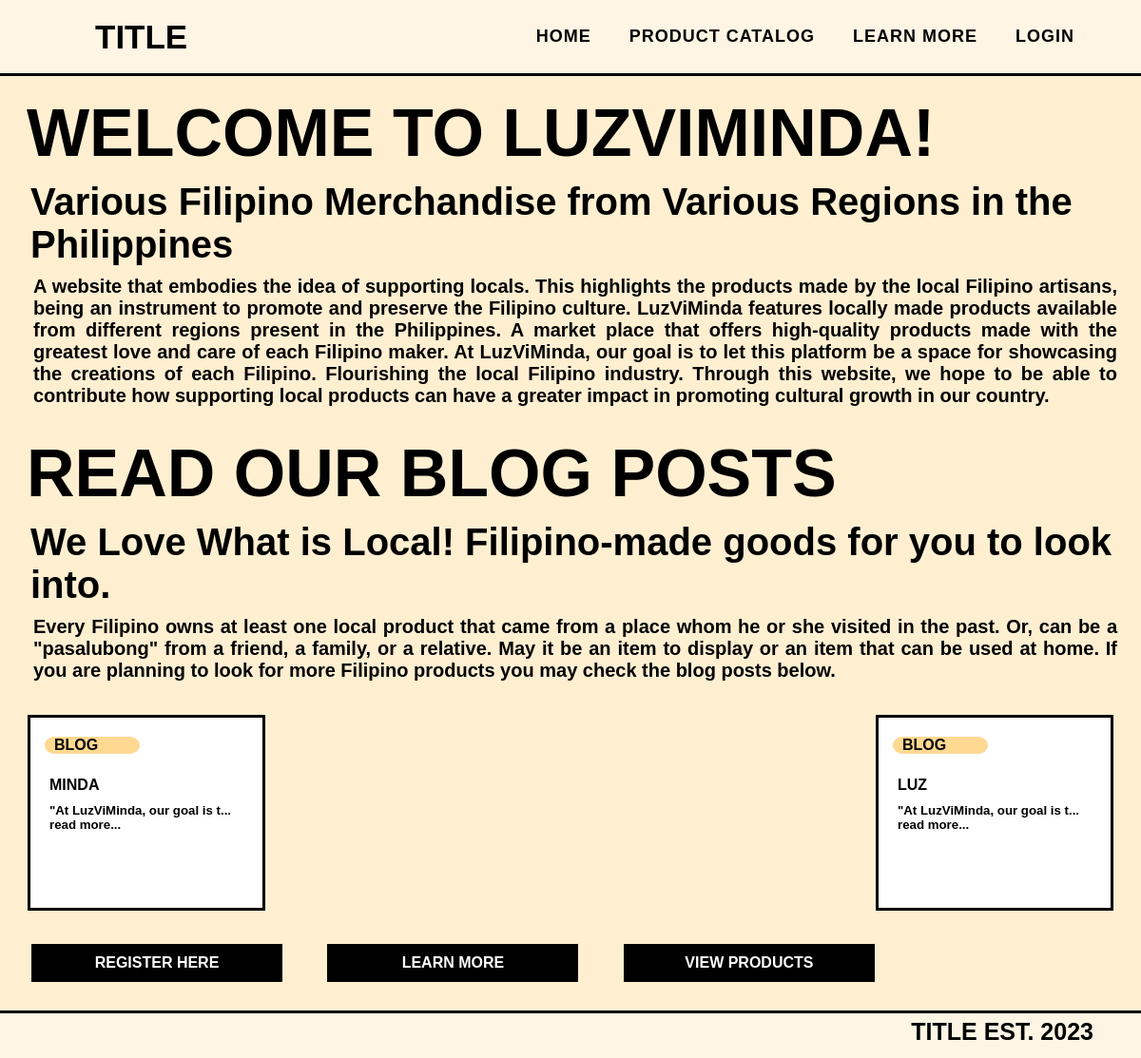
Before: / with the older database file.
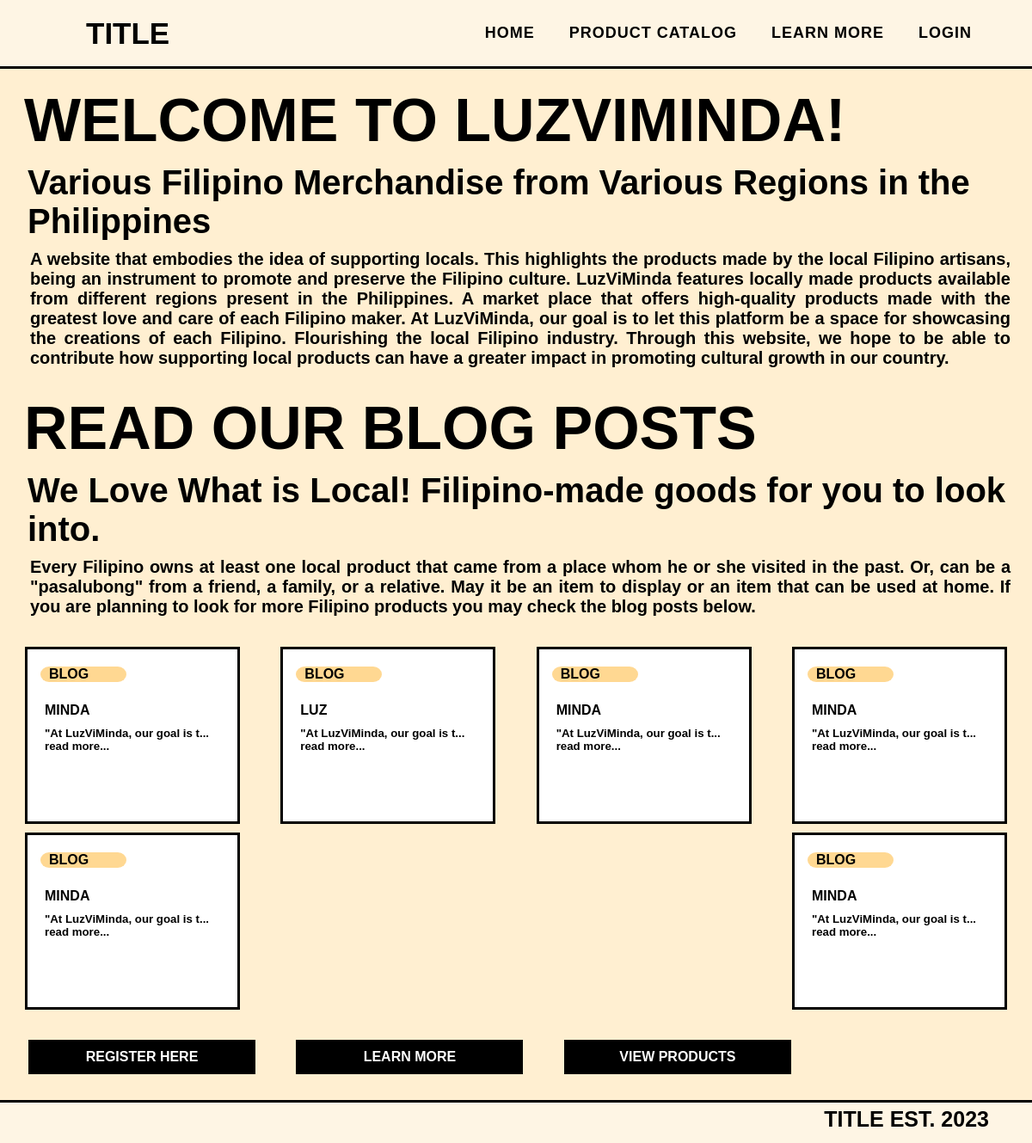
After: the same page with the newer database file.
### tables this page shows
CREATE TABLE `blog_post` (
  `post_id` int(30) NOT NULL,
  `user_id` int(30) NOT NULL,
  `title` varchar(255) NOT NULL,
  `content` varchar(1000) NOT NULL
);

### index.php (the view, shortened to what this page needs)
<?php
require_once 'config.php';
?>
<!DOCTYPE html>
<html lang="en">
<head>
    <link rel="stylesheet" href="styles/global.css">
    <link rel="stylesheet" href="styles/home.css">
    <link rel="stylesheet" href="styles/navbar.css">
    <link rel="stylesheet" href="styles/footer.css">
</head>
<body>
    <?php
    if (isset($_SESSION['loggedin'])) {
        require_once 'components/navbar-seller.php';
    }
        else{
        require_once 'components/navbar.php';
    }
    ?>
    <div>
    <div>
    <h1 class="welcome">WELCOME TO LUZVIMINDA!</h1>
    <h2 class="tagline">Various Filipino Merchandise from Various Regions in the Philippines</h2>
    <h3 class="content">A website that embodies the idea of supporting locals. This highlights the products made by the local Filipino artisans,
    being an instrument to promote and preserve the Filipino culture. LuzViMinda features locally made products available from different regions present in the Philippines.
    A market place that offers high-quality products made with the greatest love and care of each Filipino maker. At LuzViMinda, our goal is to let this platform be a space for showcasing the creations of each Filipino.
    Flourishing the local Filipino industry. Through this website, we hope to be able to contribute how supporting local products can have a greater impact in promoting cultural growth in our country.</h3>
    </div>
    <div>
    <h1 class="welcome">READ OUR BLOG POSTS</h1>
    <h2 class="tagline">We Love What is Local! Filipino-made goods for you to look into.</h2>
    <h3 class="content">Every Filipino owns at least one local product that came from a place whom he or she visited in the past. Or, can be a "pasalubong" from a friend, a family, or a relative.
    May it be an item to display or an item that can be used at home. If you are planning to look for more Filipino products you may check the blog posts below.</h3>
    </div>
    <div class="container">
        <div class="mid_container">
        <?php
        $sql = "SELECT* FROM blog_post";
        $result = mysqli_query($conn, $sql);
                    $resultCheck = mysqli_num_rows($result);
        $numberOfRows = 6;
        $rowCount = 0;
        if ($resultCheck > 0) {
            while (  $row = mysqli_fetch_assoc($result)) {
                if ($rowCount < $numberOfRows) {
        ?>
        <a href="blog_specific.php?id=<?php echo $row['post_id'] ?>" class="product-text sub-link">
            <div class="card">
                <div class="capsule">
                    <p class="capsule_caption"> BLOG</p>
                </div>
                <h4 class="head">
                <?php echo   $row['title'] ?>
                </h4>
                <h5 class="read_more">
                <?php
                $sentence=$row['content'];
                if(strlen($sentence) >= 30) {
                    echo substr($sentence,0,29)."...";
                } else {
                    echo $sentence;
                }
                $rowCount++;
                ?>
                <br> read more...
                </h5>
            </div>
            </a>
           <?php
                }
                else {
                    break;
                }
        }
           }?>
        </div>
    </div>
    <div class="mid_position_buttons">
        <a href="registration_form.php">
        <button class="button login">REGISTER HERE</button>
        </a>
        <a href="general/learn_more.php">
        <button class="button login">LEARN MORE</button>
        </a>
        <a href="general/product-catalog.php">
        <button class="button login">VIEW PRODUCTS</button>
        </a>
    </div>
    <?php require_once 'components/footer.php'?>
</body>
</html>

Changed rows visible on the page:
added blog_post: title "MINDA", content "\"At LuzViMinda, our goal is t"
added blog_post: title "MINDA", content "\"At LuzViMinda, our goal is t"
added blog_post: title "MINDA", content "\"At LuzViMinda, our goal is t"
added blog_post: title "MINDA", content "\"At LuzViMinda, our goal is t"
